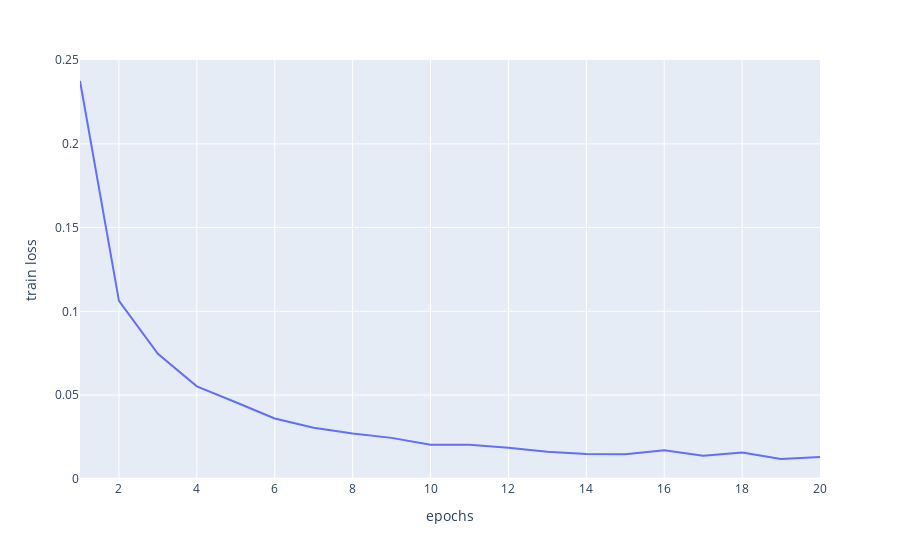

Notebook source saved alongside this figure:
### Code cell
train_loss = history_model.history['loss']
epochs = range(1, 21)
fig2 = px.line(x=epochs, y=train_loss, labels={'x': 'epochs', 'y': 'train loss'})
fig2.show()

### Figure 1 — Plotly figure (JSON) as saved in the notebook; plotly's stock layout.template omitted (floating-point values rounded to 4 significant figures)
{"data": [{"hovertemplate": "epochs=%{x}<br>train loss=%{y}<extra></extra>", "legendgroup": "", "line": {"color": "#636efa", "dash": "solid"}, "marker": {"symbol": "circle"}, "mode": "lines", "name": "", "orientation": "v", "showlegend": false, "type": "scatter", "x": [1, 2, 3, 4, 5, 6, 7, 8, 9, 10, 11, 12, 13, 14, 15, 16, 17, 18, 19, 20], "xaxis": "x", "y": [0.2376, 0.1062, 0.07462, 0.05517, 0.04568, 0.03595, 0.03039, 0.02699, 0.02438, 0.02021, 0.02029, 0.01851, 0.01602, 0.01476, 0.01458, 0.01704, 0.01371, 0.01565, 0.01175, 0.01292], "yaxis": "y"}], "layout": {"legend": {"tracegroupgap": 0}, "margin": {"t": 60}, "xaxis": {"anchor": "y", "domain": [0, 1], "title": {"text": "epochs"}}, "yaxis": {"anchor": "x", "domain": [0, 1], "title": {"text": "train loss"}}}}
